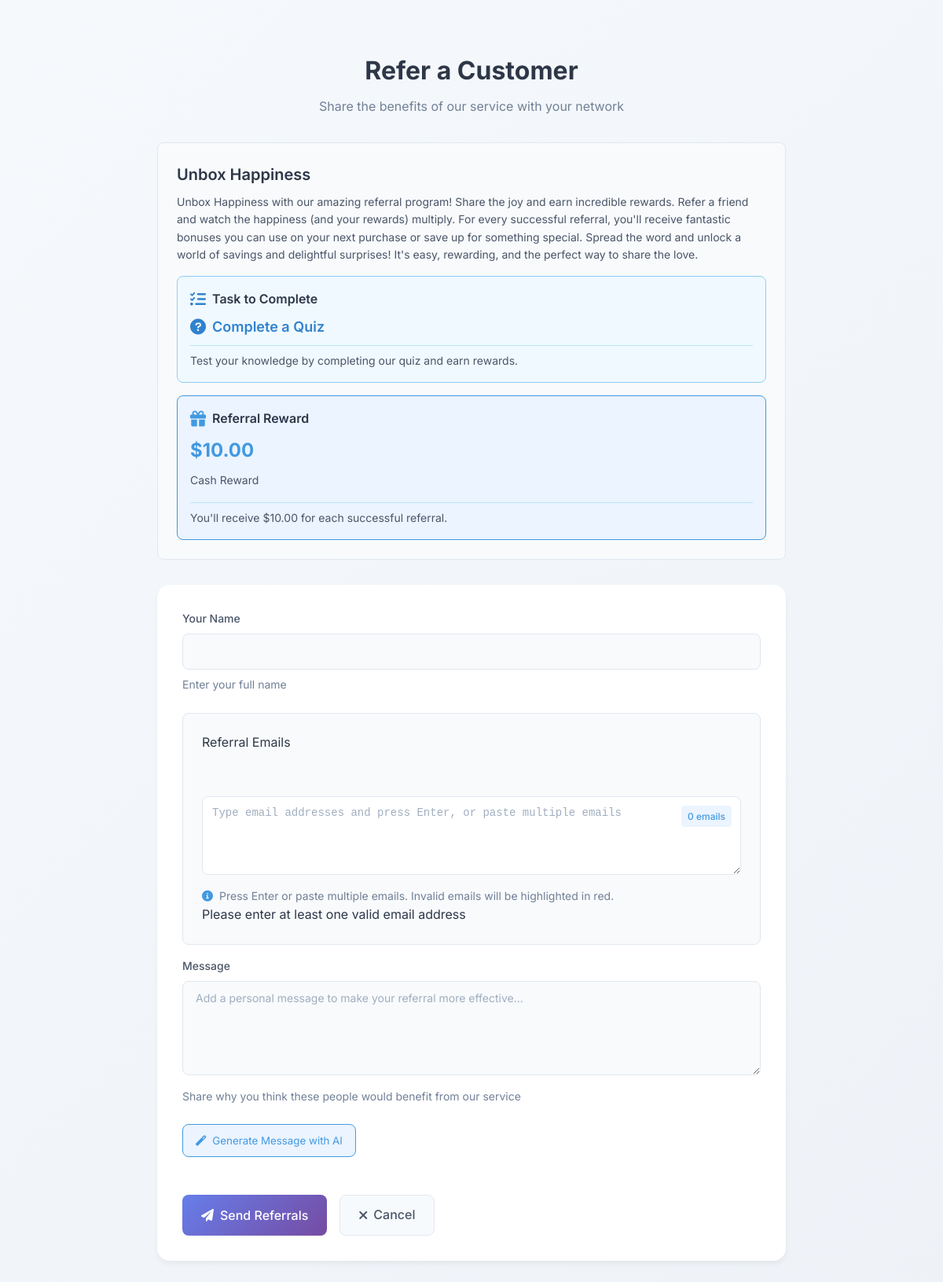
/campaigns/refer_customer/b0d761b0-6dd6-4151-801f-bb42e90b62e3/, run on the app's committed database.
### campaigns/models.py (models this page shows)
class Campaign(models.Model):
    TASK_TYPE_CHOICES = [
        ('referral', 'Referral'),
        ('quiz', 'Quiz or Trivia'),
        ('purchase', 'Make a Purchase'),
        ('event', 'Attend an Event'),
    ]
    owner = models.ForeignKey(BusinessOwner, on_delete=models.CASCADE)
    title = models.CharField(max_length=255)
    description = models.TextField()
    start_date = models.DateField()
    end_date = models.DateField()
    reward_type = models.CharField(max_length=20, choices=[
        ('cash', 'Cash Reward'),
        ('discount', 'Discount Amount'),
        ('points', 'Reward Points'),
        ('gift', 'Gift Card')
    ], default='cash')
    reward_amount = models.DecimalField(max_digits=10, decimal_places=2, null=True, blank=True)
    task_type = models.CharField(max_length=20, choices=TASK_TYPE_CHOICES, default='referral')

### campaigns/views.py (the view)
# urls.py: path('refer_customer/<str:referral_code>/', views.refer_customer, name='refer_customer'),
def refer_customer(request, referral_code):
    try:
        campaign_customer = CampaignCustomer.objects.get(referral_code=referral_code)
        campaign = campaign_customer.campaign
        from datetime import date
        if date.today() > campaign.end_date:
            return HttpResponse('This campaign has ended.')
        if request.method == 'POST':
            form = ReferralForm(request.POST)
            if form.is_valid():
                emails = form.cleaned_data['emails']
                name = form.cleaned_data['name']
                message = form.cleaned_data.get('message', '')
                for email in emails:
                    Referral.objects.create(
                        customer=campaign_customer.customer,
                        campaign=campaign,
                        referred_email=email
                    )
                campaign_customer.customer.referrals_sent += len(emails)
                if campaign.reward_type == 'points':
                    campaign_customer.customer.reward_points += int(campaign.reward_amount) * len(emails)
                campaign_customer.customer.save()
                try:
                    for email in emails:
                        send_mail(
                            'You have been referred!',
                            f'Hello,\n\nYou have been referred to join our campaign: {campaign.title}.\n\nReward: {campaign.reward_amount}{"%" if campaign.reward_type == "discount" else "$" if campaign.reward_type in ["cash", "gift"] else " points"}\n\nPlease use the referral code to get onboarded {campaign_customer.referral_code}\n\nYou can use this link to complete the onboarding process: https://campaigner-oioe.onrender.com/onboard/\n\nBest regards,\n{campaign_customer.customer.owner.business_name}',
                            'apurvabanka1712@gmail.com',
                            [email],
                            fail_silently=False,
                        )
                    return redirect('thank_you')
                except BadHeaderError:
                    return HttpResponse('Invalid header found.')
                except Exception as e:
                    return HttpResponse(f'An error occurred: {e}')
            else:
                return render(request, 'campaigns/refer_customer.html', {
                    'form': form,
                    'referral_code': referral_code,
                    'campaign': campaign
                })
        else:
            form = ReferralForm()
        return render(request, 'campaigns/refer_customer.html', {
            'form': form,
            'referral_code': referral_code,
            'campaign': campaign
        })
    except CampaignCustomer.DoesNotExist:
        return HttpResponse('Invalid referral code. Please check the code and try again.')
    except Exception as e:
        return HttpResponse(f'An error occurred: {str(e)}')

### campaigns/forms.py (shortened to what this page needs)
class ReferralForm(forms.Form):
    name = forms.CharField(max_length=255)
    emails = forms.CharField(widget=forms.Textarea)
    message = forms.CharField(widget=forms.Textarea, required=False)

### templates/campaigns/refer_customer.html (shortened to what this page needs)
<!DOCTYPE html>
<html>
<head>
    <link href="https://cdnjs.cloudflare.com/ajax/libs/font-awesome/6.0.0/css/all.min.css" rel="stylesheet">
</head>
<body>
    <div class="container">
        <div class="header">
            <h1>Refer a Customer</h1>
            <p>Share the benefits of our service with your network</p>
        </div>
        <div class="campaign-info">
            <h2>{{ campaign.title }}</h2>
            <p>{{ campaign.description }}</p>
            <div class="task-section">
                <div class="task-header">
                    <i class="fas fa-tasks"></i>
                    <h3>Task to Complete</h3>
                </div>
                <div class="task-details">
                    <div class="task-type">
                        {% if campaign.task_type == 'referral' %}
                            <i class="fas fa-user-plus"></i>
                            Refer New Customers
                        {% elif campaign.task_type == 'quiz' %}
                            <i class="fas fa-question-circle"></i>
                            Complete a Quiz
                        {% elif campaign.task_type == 'purchase' %}
                            <i class="fas fa-shopping-cart"></i>
                            Make a Purchase
                        {% elif campaign.task_type == 'event' %}
                            <i class="fas fa-calendar-check"></i>
                            Attend an Event
                        {% endif %}
                    </div>
                    <div class="task-description">
                        {% if campaign.task_type == 'referral' %}
                            Share this campaign with your network and get rewarded for each successful referral.
                        {% elif campaign.task_type == 'quiz' %}
                            Test your knowledge by completing our quiz and earn rewards.
                        {% elif campaign.task_type == 'purchase' %}
                            Make a purchase to qualify for the reward.
                        {% elif campaign.task_type == 'event' %}
                            Attend our event to claim your reward.
                        {% endif %}
                    </div>
                </div>
            </div>
            <div class="reward-section">
                <div class="reward-header">
                    <i class="fas fa-gift"></i>
                    <h3>Referral Reward</h3>
                </div>
                <div class="reward-details">
                    <div class="reward-value">
                        {% if campaign.reward_type == 'cash' %}
                            ${{ campaign.reward_amount }}
                        {% elif campaign.reward_type == 'discount' %}
                            ${{ campaign.reward_amount }} Discount
                        {% elif campaign.reward_type == 'points' %}
                            {{ campaign.reward_amount }} Points
                        {% elif campaign.reward_type == 'gift' %}
                            ${{ campaign.reward_amount }} Gift Card
                        {% endif %}
                    </div>
                    <div class="reward-type">
                        {% if campaign.reward_type == 'cash' %}
                            Cash Reward
                        {% elif campaign.reward_type == 'discount' %}
                            Discount Amount
                        {% elif campaign.reward_type == 'points' %}
                            Reward Points
                        {% elif campaign.reward_type == 'gift' %}
                            Gift Card
                        {% endif %}
                    </div>
                    <div class="reward-description">
                        {% if campaign.reward_type == 'cash' %}
                            You'll receive ${{ campaign.reward_amount }} for each successful referral.
                        {% elif campaign.reward_type == 'discount' %}
                            You'll receive a ${{ campaign.reward_amount }} discount for each successful referral.
                        {% elif campaign.reward_type == 'points' %}
                            You'll receive {{ campaign.reward_amount }} reward points for each successful referral.
                        {% elif campaign.reward_type == 'gift' %}
                            You'll receive a ${{ campaign.reward_amount }} gift card for each successful referral.
                        {% endif %}
                    </div>
                </div>
            </div>
        </div>
        <div class="form-container">
            <form method="post" id="referralForm">
                <div class="form-group">
                    <label for="name">Your Name</label>
                    <input type="text" id="name" name="name" required>
                    <div class="help-text">Enter your full name</div>
                </div>
                <div class="email-list">
                    <label for="emails">Referral Emails</label>
                    <div class="email-tags" id="emailTags"></div>
                    <div class="email-input-container">
                        <textarea id="emails" name="emails" class="email-input" placeholder="Type email addresses and press Enter, or paste multiple emails"></textarea>
                        <div class="email-count" id="emailCount">0 emails</div>
                    </div>
                    <div class="email-help">
                        <i class="fas fa-info-circle"></i>
                        <span>Press Enter or paste multiple emails. Invalid emails will be highlighted in red.</span>
                    </div>
                    <div class="error-message">Please enter at least one valid email address</div>
                </div>
                <div class="form-group">
                    <label for="message">Message</label>
                    <textarea id="message" name="message" placeholder="Add a personal message to make your referral more effective..."></textarea>
                    <div class="help-text">Share why you think these people would benefit from our service</div>
                </div>
                <button type="button" class="generate-message-btn" id="generateMessageBtn">
                    <i class="fas fa-magic"></i>
                    Generate Message with AI
                </button>
                <div class="button-group">
                    <button type="submit" class="btn btn-primary">
                        <i class="fas fa-paper-plane"></i>
                        Send Referrals
                    </button>
                    <a href="{% url 'dashboard' %}" class="btn btn-secondary">
                        <i class="fas fa-times"></i>
                        Cancel
                    </a>
                </div>
            </form>
        </div>
    </div>
</body>
</html>

### data on the page
Campaign: title "Unbox Happiness", description "Unbox Happiness with our amazing referral program! Share the joy and earn incredible rewards. Refer a friend and watch the happiness (and your rewards) multiply. For every successful referral, you'll receive fantastic bonuses you can use on your next purchase or save up for something special. Spread the word and unlock a world of savings and delightful surprises! It's easy, rewarding, and the perfect way to share the love.", reward_amount "10.00"
